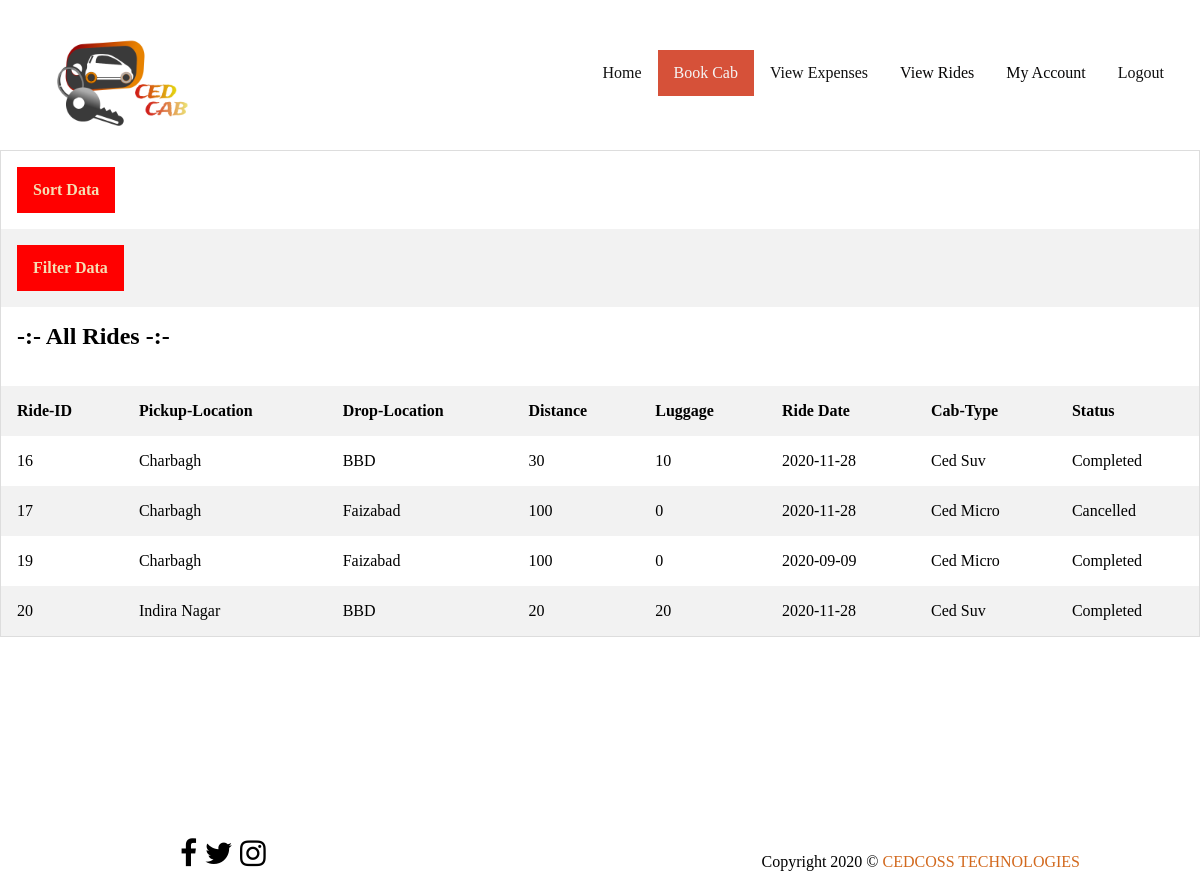
The app's page /viewrides.php (signed in) with its own data.
### tables this page shows
CREATE TABLE `tbl_ride` (
  `ride_id` int(11) NOT NULL,
  `ride_date` date NOT NULL,
  `from` varchar(50) NOT NULL,
  `to` varchar(50) NOT NULL,
  `cab_type` varchar(50) NOT NULL,
  `total_distance` varchar(10) NOT NULL,
  `luggage` varchar(10) NOT NULL,
  `total_fare` varchar(10) NOT NULL,
  `status` int(1) NOT NULL,
  `customer_user_id` int(11) NOT NULL
);

### class/Dbcon.php (called while the page is built, shortened)
<?php
class Dbcon
{
    public function __construct()
    {
        $this->conn = new mysqli("localhost", "root", "", "cab");
    }
}

### class/Rides.php (called while the page is built, shortened)
<?php
class Rides
{
    public function showride($id,$filterby ,$conn)
    {
        $a=array();
        if ($filterby == "week") {
            $sql = "SELECT * from `tbl_ride` Where `customer_user_id`='".$id."' AND `ride_date`> DATE_SUB(curdate(),INTERVAL 1 WEEK)";
        } else if($filterby == "month") {
            $sql = "SELECT * from `tbl_ride` Where `customer_user_id`='".$id."' AND `ride_date`> DATE_SUB(curdate(),INTERVAL 1 MONTH)";
        } else if ($filterby == "luggage") {
            $sql = "SELECT * from `tbl_ride` Where `customer_user_id`='".$id."' ORDER BY `luggage` ASC ";
        } elseif ($filterby == "distance") {
            $sql = "SELECT * from `tbl_ride` Where `customer_user_id`='".$id."' ORDER BY `total_distance` ASC ";
        } else {
            $sql = "SELECT * from `tbl_ride` Where `customer_user_id`='".$id."'";
        }
        $result =$conn->query($sql);
        while ($row = $result->fetch_assoc()) {
            array_push($a, $row);
        }
        return $a;
    }
}

### viewrides.php (the view, shortened to what this page needs)
<?php
require "header.php";
require "class/Dbcon.php";
require "class/Users.php";
require "class/Rides.php";
$id = $_SESSION['userdata']['uid'];
    $db = new Dbcon();
    $ride = new Rides();
    ?>
<?php if (!isset($_SESSION['userdata'])) {
        unset($_SESSION);
        header("location:login.php");
    } else {?>
          <table class='view-table-css'>
                    <?php
                    if (isset($_GET['filter'])) {
                        $filterby = isset($_GET['filter'])?$_GET['filter']:'';
                    } else {
                        $filterby ='';
                    }
                    $details =$ride->showride($id, $filterby, $db->conn);
                    ?>
          <form action="" method="GET">
               <table class='view-table-css'>
               <tr>
                    <th colspan="8">
                         <ul>
                              <li>
                                   <div class="dropdown1">
                                        <a href="viewrides.php" class="dropbtn approve-css">Sort Data</a>
                                   </div>
                              </li>
                         </ul>
                    </th>
               </tr>
               <tr>
                    <th colspan="8">
                         <ul>
                              <li>
                                   <div class="dropdown1">
                                        <a href="viewrides.php" class="dropbtn approve-css">Filter  Data</a>
                                   </div>
                              </li>
                         </ul>
                    </th>
               </tr>
          </form>
         <tr>
              <th colspan="8"><h2>-:- All Rides  -:-</h2></th>
         </tr>
        <tr>
        <th>Ride-ID</th>
        <th>Pickup-Location</th>
        <th>Drop-Location</th>
        <th>Distance</th>
        <th>Luggage</th>
        <th>Ride Date</th>
        <th>Cab-Type</th>
        <th>Status</th>
        <?php foreach ($details as $key=> $value) { ?>
               <tr>
                   <td>
                        <?php echo $value['ride_id'];?>
                   </td>
                   <td>
                        <?php echo $value['from'];?>
                   </td>
                   <td>
                        <?php echo $value['to'];?>
                   </td>
                   <td>
                        <?php echo $value['total_distance'];?>
                   </td>
                   <td>
                        <?php echo $value['luggage'];?>
                   </td>
                   <td>
                        <?php echo $value['ride_date'];?>
                   </td>
                   <td>
                        <?php $car = $value['cab_type'];
                        if ($car == 1) {
                            echo "Ced Micro";
                        } elseif ($car == 1) {
                            echo "Ced Mini";
                        } elseif ($car == 1) {
                            echo "Ced Royal";
                        } else {
                            echo "Ced Suv";
                        }
                        ?>
                   </td>
                   <td>
                        <?php $status = $value['status'];
                        if ($status == 2) {
                            echo "Completed";
                        } elseif ($status == 1) {
                            echo "Pending";
                        } else {
                            echo "Cancelled";
                        }
                        ?>
                   </td>
               </tr>
        <?php }
}?>
</table>
<?php require "footer.php"?>

### css/style.css (style rules this page uses)
body { margin: 0; padding: 0; }
table { border-collapse: collapse; border-spacing: 0; width: 100%; border: 1px solid #ddd; }
th, td { text-align: left; padding: 16px; }
tr:nth-child(even) { background-color: #f2f2f2; }
.approve-css { padding: 1%; background-color: red; text-decoration: none; color: wheat; }
ul { list-style-type: none; margin: 0; padding: 0; overflow: hidden; }
li { float: left; }
li a { display: block; color: #111; text-align: center; padding: 14px 16px; text-decoration: none; }
.dropdown1 { float: left; overflow: hidden; }
.dropdown1 .dropbtn { border: none; padding: 14px 16px; font-family: inherit; margin: 0; background-color: red; text-decoration: none; color: wheat; }

### records on screen
tbl_ride: ride_id "16", from "Charbagh", to "BBD", total_distance "30", luggage "10", ride_date "2020-11-28", cab_type "Ced Suv", status "Completed"
tbl_ride: ride_id "17", from "Charbagh", to "Faizabad", total_distance "100", luggage "0", ride_date "2020-11-28", cab_type "Ced Micro", status "Cancelled"
tbl_ride: ride_id "19", from "Charbagh", to "Faizabad", total_distance "100", luggage "0", ride_date "2020-09-09", cab_type "Ced Micro", status "Completed"
tbl_ride: ride_id "20", from "Indira Nagar", to "BBD", total_distance "20", luggage "20", ride_date "2020-11-28", cab_type "Ced Suv", status "Completed"
